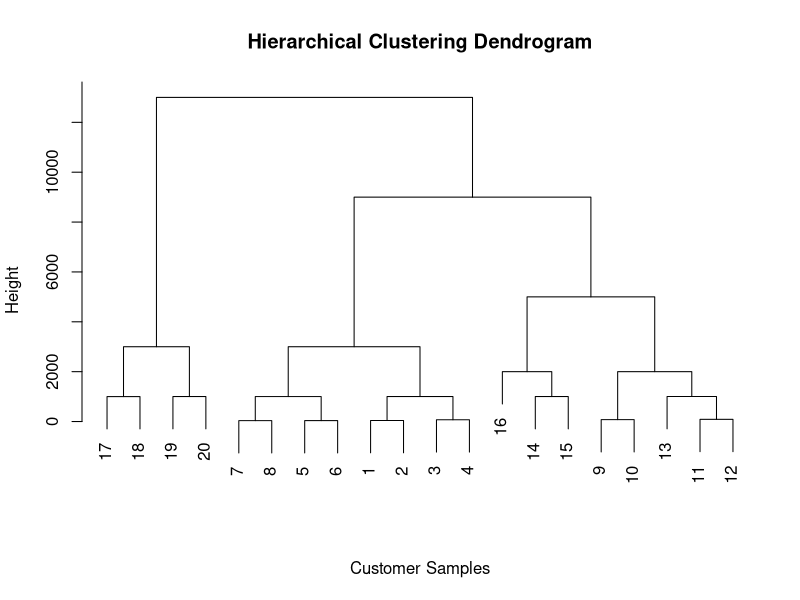

The R source for this figure:
options(warn = -1)
if (!requireNamespace("jsonlite", quietly = TRUE)) {
  install.packages("jsonlite", repos="https://cloud.r-project.org")
}
suppressMessages(library(jsonlite))

# 1. Read Data safely
dframe <- read.csv("data/data.csv")

# 2. Filter numeric dimensions for matrix parsing
numeric_cols <- sapply(dframe, is.numeric)
data_cluster <- dframe[, numeric_cols, drop = FALSE]

# 3. Eliminate non-features / identifiers
data_cluster$CustomerID <- NULL
data_cluster$id <- NULL
data_cluster$X <- NULL

# 4. Process hierarchical tree execution
distance <- dist(data_cluster)
hc <- hclust(distance, method = "complete")

# 5. Segment into 3 discrete clusters
dframe$Cluster <- cutree(hc, k = 3)

# 6. Check and generate static asset directory if missing
if (!dir.exists("static")) {
  dir.create("static")
}

# 7. Render and save the dendrogram plot quietly to disk
plot_path <- "static/hierarchical_plot.png"
png(filename = plot_path, width = 800, height = 600)

plot(
  hc, 
  main = "Hierarchical Clustering Dendrogram", 
  xlab = "Customer Samples", 
  sub = "", 
  labels = dframe$CustomerID
)

invisible(dev.off()) # Close device without printing text confirmations to stdout

# 8. Consolidate EVERYTHING into ONE final payload list structure
output_payload <- list(
  data = dframe,
  plot_url = paste0("/", plot_path)
)

# 9. Print ONLY a single valid JSON string back to Flask's interpreter pipeline
cat(toJSON(output_payload, auto_unbox = TRUE))
